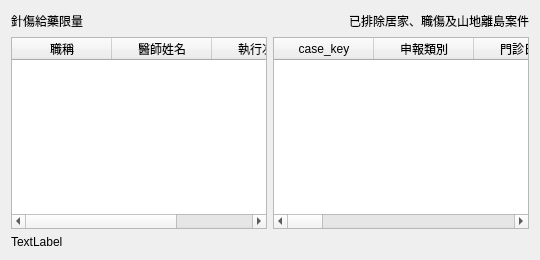
        <widget class="QWidget" name="tab_6">
         <attribute name="title">
          <string>針傷給藥次數</string>
         </attribute>
         <layout class="QGridLayout" name="gridLayout_11">
          <item row="0" column="0">
           <widget class="QLabel" name="label_treat_drug_limit">
            <property name="text">
             <string>針傷給藥限量</string>
            </property>
           </widget>
          </item>
          <item row="0" column="1">
           <layout class="QHBoxLayout" name="horizontalLayout_11">
            <item>
             <spacer name="horizontalSpacer_11">
              <property name="orientation">
               <enum>Qt::Horizontal</enum>
              </property>
              <property name="sizeHint" stdset="0">
               <size>
                <width>40</width>
                <height>20</height>
               </size>
              </property>
             </spacer>
            </item>
            <item>
             <widget class="QLabel" name="label_11">
              <property name="text">
               <string>已排除居家、職傷及山地離島案件</string>
              </property>
             </widget>
            </item>
           </layout>
          </item>
          <item row="1" column="0">
           <widget class="QTableWidget" name="tableWidget_treat_drug_doctor">
            <property name="maximumSize">
             <size>
              <width>320</width>
              <height>16777215</height>
             </size>
            </property>
            <property name="editTriggers">
             <set>QAbstractItemView::NoEditTriggers</set>
            </property>
            <property name="selectionMode">
             <enum>QAbstractItemView::SingleSelection</enum>
            </property>
            <property name="selectionBehavior">
             <enum>QAbstractItemView::SelectRows</enum>
            </property>
            <column>
             <property name="text">
              <string>職稱</string>
             </property>
            </column>
            <column>
             <property name="text">
              <string>醫師姓名</string>
             </property>
            </column>
            <column>
             <property name="text">
              <string>執行次數</string>
             </property>
            </column>
           </widget>
          </item>
          <item row="1" column="1">
           <widget class="QTableWidget" name="tableWidget_treat_drug_case">
            <property name="editTriggers">
             <set>QAbstractItemView::NoEditTriggers</set>
            </property>
            <property name="selectionMode">
             <enum>QAbstractItemView::SingleSelection</enum>
            </property>
            <property name="selectionBehavior">
             <enum>QAbstractItemView::SelectRows</enum>
            </property>
            <column>
             <property name="text">
              <string>case_key</string>
             </property>
            </column>
            <column>
             <property name="text">
              <string>申報類別</string>
             </property>
            </column>
            <column>
             <property name="text">
              <string>門診日期</string>
             </property>
            </column>
            <column>
             <property name="text">
              <string>病歷號碼</string>
             </property>
            </column>
            <column>
             <property name="text">
              <string>姓名</string>
             </property>
            </column>
            <column>
             <property name="text">
              <string>就醫類別</string>
             </property>
            </column>
            <column>
             <property name="text">
              <string>卡序</string>
             </property>
            </column>
            <column>
             <property name="text">
              <string>療程</string>
             </property>
            </column>
            <column>
             <property name="text">
              <string>藥日</string>
             </property>
            </column>
            <column>
             <property name="text">
              <string>主診斷碼</string>
             </property>
            </column>
            <column>
             <property name="text">
              <string>診斷名稱</string>
             </property>
            </column>
            <column>
             <property name="text">
              <string>處置項目</string>
             </property>
            </column>
            <column>
             <property name="text">
              <string>主治醫師</string>
             </property>
            </column>
           </widget>
          </item>
          <item row="2" column="0">
           <widget class="QLabel" name="label_treat_drug">
            <property name="text">
             <string>TextLabel</string>
            </property>
           </widget>
          </item>
         </layout>
        </widget>
